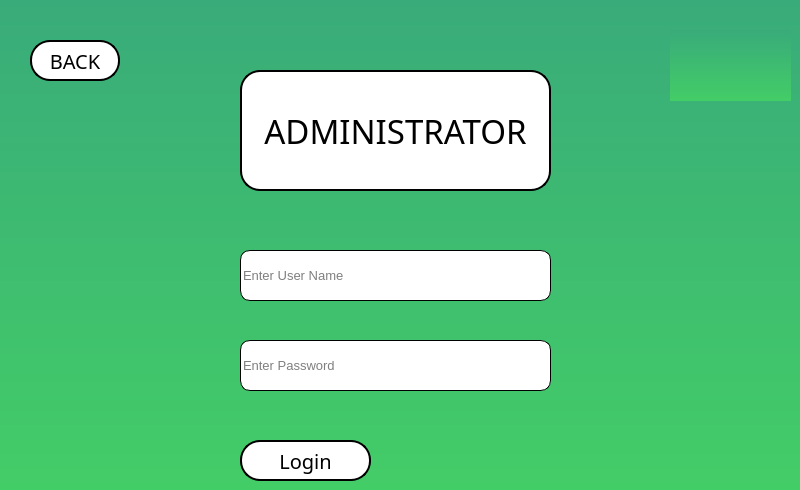
    <widget class="QWidget" name="Login">
     <property name="styleSheet">
      <string notr="true">background-color: qlineargradient(spread:pad, x1:1, y1:1, x2:1, y2:0, stop:0 rgba(67, 205, 103, 255), stop:1 rgba(57, 171, 122, 255));</string>
     </property>
     <widget class="QLabel" name="ADMINISTRATOR_title">
      <property name="geometry">
       <rect>
        <x>240</x>
        <y>70</y>
        <width>311</width>
        <height>121</height>
       </rect>
      </property>
      <property name="font">
       <font>
        <family>Fugaz One</family>
        <pointsize>25</pointsize>
       </font>
      </property>
      <property name="styleSheet">
       <string notr="true">background-color: rgb(255, 255, 255);
color: rgb(0, 0, 0);
border-style: solid;
border-color: black;
border-width: 2px;
border-radius: 20px;</string>
      </property>
      <property name="text">
       <string>ADMINISTRATOR</string>
      </property>
      <property name="alignment">
       <set>Qt::AlignCenter</set>
      </property>
     </widget>
     <widget class="QPushButton" name="ADMINISTRATOR_back">
      <property name="geometry">
       <rect>
        <x>30</x>
        <y>40</y>
        <width>90</width>
        <height>41</height>
       </rect>
      </property>
      <property name="font">
       <font>
        <family>Fugaz One</family>
        <pointsize>15</pointsize>
       </font>
      </property>
      <property name="styleSheet">
       <string notr="true">
QPushButton#ADMINISTRATOR_back {
     background-color:  rgb(255, 255, 255);
	color: rgb(0, 0, 0);
	border-style: solid;
	border-color: black;
	border-width: 2px;
	border-radius: 20px;
 }


 QPushButton#ADMINISTRATOR_back:pressed {
     background-color:  rgb(169,169,169) ; 
	color:rgb(0, 0, 0);
	border-style: solid;
	border-color: black;
	border-width: 5px;
	border-radius: 30px;
 }
 QPushButton#ADMINISTRATOR_back:hover {
     background-color: rgb(211,211,211);
	color: rgb(0, 0, 0);
	border-style: solid;
	border-color: black;
	border-width: 2px;
	border-radius: 20px;
	transition: 2s;
 }
</string>
      </property>
      <property name="text">
       <string>BACK</string>
      </property>
     </widget>
     <widget class="QLineEdit" name="ADMINISTRATOR_password">
      <property name="geometry">
       <rect>
        <x>240</x>
        <y>340</y>
        <width>311</width>
        <height>51</height>
       </rect>
      </property>
      <property name="font">
       <font>
        <pointsize>10</pointsize>
       </font>
      </property>
      <property name="styleSheet">
       <string notr="true">background-color: rgb(255, 255, 255);
color: rgb(0, 0, 0);
border-style: solid;
border-color: black;
border-width: 1px;
border-radius: 10px;</string>
      </property>
      <property name="text">
       <string/>
      </property>
      <property name="echoMode">
       <enum>QLineEdit::Password</enum>
      </property>
      <property name="placeholderText">
       <string>Enter Password</string>
      </property>
     </widget>
     <widget class="QPushButton" name="ADMINISTRATOR_btn">
      <property name="geometry">
       <rect>
        <x>240</x>
        <y>440</y>
        <width>131</width>
        <height>41</height>
       </rect>
      </property>
      <property name="font">
       <font>
        <family>Fugaz One</family>
        <pointsize>15</pointsize>
       </font>
      </property>
      <property name="styleSheet">
       <string notr="true">
QPushButton#ADMINISTRATOR_btn {
     background-color:  rgb(255, 255, 255);
	color: rgb(0, 0, 0);
	border-style: solid;
	border-color: black;
	border-width: 2px;
	border-radius: 20px;
 }


 QPushButton#ADMINISTRATOR_btn:pressed {
     background-color:  rgb(169,169,169) ; 
	color:rgb(0, 0, 0);
	border-style: solid;
	border-color: black;
	border-width: 5px;
	border-radius: 30px;
 }
 QPushButton#ADMINISTRATOR_btn:hover {
     background-color: rgb(211,211,211);
	color: rgb(0, 0, 0);
	border-style: solid;
	border-color: black;
	border-width: 2px;
	border-radius: 20px;
	transition: 2s;
 }
</string>
      </property>
      <property name="text">
       <string>Login</string>
      </property>
     </widget>
     <widget class="QLineEdit" name="ADMINISTRATOR_username">
      <property name="geometry">
       <rect>
        <x>240</x>
        <y>250</y>
        <width>311</width>
        <height>51</height>
       </rect>
      </property>
      <property name="font">
       <font>
        <pointsize>10</pointsize>
       </font>
      </property>
      <property name="styleSheet">
       <string notr="true">background-color: rgb(255, 255, 255);
color: rgb(0, 0, 0);
border-style: solid;
border-color: black;
border-width: 1px;
border-radius: 10px;</string>
      </property>
      <property name="text">
       <string/>
      </property>
      <property name="placeholderText">
       <string>Enter User Name</string>
      </property>
     </widget>
     <widget class="QLabel" name="Admni_Logo_2">
      <property name="geometry">
       <rect>
        <x>670</x>
        <y>30</y>
        <width>121</width>
        <height>71</height>
       </rect>
      </property>
      <property name="font">
       <font>
        <family>Fugaz One</family>
        <pointsize>50</pointsize>
       </font>
      </property>
      <property name="styleSheet">
       <string notr="true"/>
      </property>
      <property name="text">
       <string/>
      </property>
      <property name="pixmap">
       <pixmap resource="Resource.qrc">:/Resource/IMG/LOGO.png</pixmap>
      </property>
      <property name="scaledContents">
       <bool>true</bool>
      </property>
      <property name="alignment">
       <set>Qt::AlignCenter</set>
      </property>
     </widget>
    </widget>
